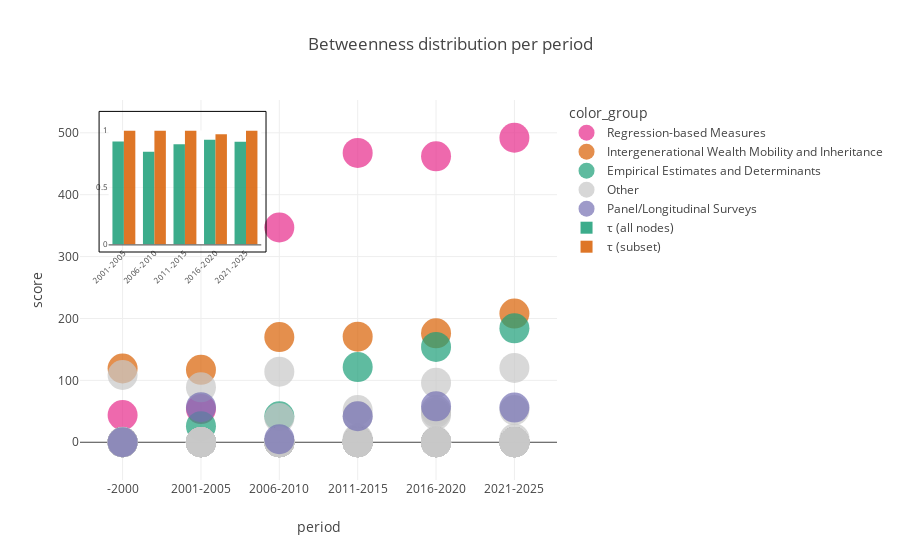

Notebook code cell kept with this figure:
### Code cell
import plotly.graph_objects as go
import plotly.subplots as sp

# Node-wise betweenness scatter plot
fig_btw = px.scatter(
    all_top_betweenness_df,
    x="period", y="score",
    color="color_group",
    hover_data=["node", "kind", "score"],
    category_orders={"period": period_order},
    title="Betweenness distribution per period",
    color_discrete_map=palette,
    size_max=30,
    size=None  # All points same size
)
fig_btw.update_traces(marker=dict(size=30, opacity=0.7))  # Force all points to 30px
fig_btw.update_layout(template=template_type, showlegend=False)


fig = go.Figure(fig_btw)

# --- Inset: add Kendall's tau bars routed to x2/y2 ---
fig.add_bar(
    x=kendall_tau_df['period_B'],
    y=kendall_tau_df['kendall_tau'],
    name="τ (all nodes)",
    marker_color="rgba(27,158,119,1)",
    xaxis="x2", yaxis="y2",
    hovertemplate="Period: %{x}<br>τ: %{y:.3f}<extra></extra>"
)
fig.add_bar(
    x=subset_kendall_tau_df['period_B'],
    y=subset_kendall_tau_df['kendall_tau'],
    name="τ (subset)",
    marker_color="rgba(217,95,2,1)",
    xaxis="x2", yaxis="y2",
    hovertemplate="Period: %{x}<br>τ (subset): %{y:.3f}<extra></extra>"
)

# --- New, smaller inset on the LEFT ---
L, B, R, T = 0.06, 0.62, 0.38, 0.92   # ← left, bottom, right, top (paper coords 0–1)

fig.update_layout(
    # smaller background card (optional)
    shapes=[dict(
        type="rect", xref="paper", yref="paper",
        x0=L-0.02, y0=B-0.02, x1=R+0.01, y1=T+0.05,
        line=dict(width=1), fillcolor="rgba(0,0,0,0)"
    )],
    xaxis2=dict(
        domain=[L, R], anchor="y2",
        categoryorder="array", categoryarray=period_order,
        tickfont=dict(size=8),
        tickangle=-45,
        showgrid=False, showline=True, zeroline=False
    ),
    yaxis2=dict(
        domain=[B, T], anchor="x2",
        # title="τ", 
        tickfont=dict(size=8),
        range=[0, 1],
        showgrid=True, gridwidth=0.5, zeroline=False
    ),
    bargap=0.25,  # tighten bars in the small inset
    showlegend=True,  # legend only for the main plot (not inset
)

# Optional: keep the inset stable and unobtrusive
fig.update_xaxes(fixedrange=True, selector=dict(anchor="y2"))
fig.update_yaxes(fixedrange=True, selector=dict(anchor="x2"))
fig.update_traces(opacity=0.85, selector=dict(xaxis="x2", yaxis="y2"))  # slight transparency

fig.show()


# ----------------------------------------------

import plotly.express as px

# Edge-wise betweenness scatter plot
fig_ebtw = px.scatter(
    all_edge_betweenness_df,
    x="period", y="edge_betweenness_weighted",
    color="color_group",
    hover_data=["u", "v", "edge_betweenness_weighted"],
    category_orders={"period": period_order},
    title="Edge Betweenness distribution per period",
    color_discrete_map=edge_palette,
    size_max=30,
    size=None
)
fig_ebtw.update_traces(marker=dict(size=30, opacity=0.7))
fig_ebtw.update_layout(template=template_type, showlegend=False)

fig_edge = go.Figure(fig_ebtw)

# --- Inset: add Kendall's tau bars for edges ---
fig_edge.add_bar(
    x=complete_edge_tau_df['period_B'],
    y=complete_edge_tau_df['kendall_tau'],
    name="τ (all edges)",
    marker_color="rgba(27,158,119,1)",
    xaxis="x2", yaxis="y2",
    hovertemplate="Period: %{x}<br>τ: %{y:.3f}<extra></extra>"
)
fig_edge.add_bar(
    x=subset_edge_kendall_tau_df['period_B'],
    y=subset_edge_kendall_tau_df['kendall_tau'],
    name="τ (subset edges)",
    marker_color="rgba(217,95,2,1)",
    xaxis="x2", yaxis="y2",
    hovertemplate="Period: %{x}<br>τ (subset): %{y:.3f}<extra></extra>"
)

# --- Inset layout ---
fig_edge.update_layout(
    shapes=[dict(
        type="rect", xref="paper", yref="paper",
        x0=L-0.02, y0=B-0.02, x1=R+0.01, y1=T+0.05,
        line=dict(width=1), fillcolor="rgba(0,0,0,0)"
    )],
    xaxis2=dict(
        domain=[L, R], anchor="y2",
        categoryorder="array", categoryarray=period_order,
        tickfont=dict(size=8),
        tickangle=-45,
        showgrid=False, showline=True, zeroline=False
    ),
    yaxis2=dict(
        domain=[B, T], anchor="x2",
        tickfont=dict(size=8),
        range=[0, 1],
        showgrid=True, gridwidth=0.5, zeroline=False
    ),
    bargap=0.25,
    showlegend=True,
)

fig_edge.update_xaxes(fixedrange=True, selector=dict(anchor="y2"))
fig_edge.update_yaxes(fixedrange=True, selector=dict(anchor="x2"))
fig_edge.update_traces(opacity=0.85, selector=dict(xaxis="x2", yaxis="y2"))

fig_edge.show()

### Figure 1 — Plotly figure (JSON) as saved in the notebook; plotly's stock layout.template omitted (floating-point values rounded to 4 significant figures; data arrays with more than 128 entries replaced by an {"elided": "..."} marker saying what was removed)
{"data": [{"customdata": [["Regression-based Measures", "Measure"], ["Regression-based Measures", "Measure"], ["Regression-based Measures", "Measure"], ["Regression-based Measures", "Measure"], ["Regression-based Measures", "Measure"], ["Regression-based Measures", "Measure"]], "hovertemplate": "color_group=Regression-based Measures<br>period=%{x}<br>score=%{y}<br>node=%{customdata[0]}<br>kind=%{customdata[1]}<extra></extra>", "legendgroup": "Regression-based Measures", "marker": {"color": "rgb(231,41,138)", "opacity": 0.7, "size": 30, "symbol": "circle"}, "mode": "markers", "name": "Regression-based Measures", "orientation": "v", "showlegend": true, "type": "scatter", "x": ["2016-2020", "2021-2025", "2001-2005", "-2000", "2011-2015", "2006-2010"], "xaxis": "x", "y": [462.0, 492.0, 53.67, 43.83, 467.5, 347.0], "yaxis": "y"}, {"customdata": [["Intergenerational Wealth Mobility and Inheritance", "RqType"], ["Intergenerational Wealth Mobility and Inheritance", "RqType"], ["Intergenerational Wealth Mobility and Inheritance", "RqType"], ["Intergenerational Wealth Mobility and Inheritance", "RqType"], ["Intergenerational Wealth Mobility and Inheritance", "RqType"], ["Intergenerational Wealth Mobility and Inheritance", "RqType"]], "hovertemplate": "color_group=Intergenerational Wealth Mobility and Inheritance<br>period=%{x}<br>score=%{y}<br>node=%{customdata[0]}<br>kind=%{customdata[1]}<extra></extra>", "legendgroup": "Intergenerational Wealth Mobility and Inheritance", "marker": {"color": "rgb(217,95,2)", "opacity": 0.7, "size": 30, "symbol": "circle"}, "mode": "markers", "name": "Intergenerational Wealth Mobility and Inheritance", "orientation": "v", "showlegend": true, "type": "scatter", "x": ["2016-2020", "2021-2025", "2001-2005", "-2000", "2011-2015", "2006-2010"], "xaxis": "x", "y": [176.0, 208.0, 117.0, 119.2, 170.5, 170.0], "yaxis": "y"}, {"customdata": [["Empirical Estimates and Determinants", "RqType"], ["Empirical Estimates and Determinants", "RqType"], ["Empirical Estimates and Determinants", "RqType"], ["Empirical Estimates and Determinants", "RqType"], ["Empirical Estimates and Determinants", "RqType"], ["Empirical Estimates and Determinants", "RqType"]], "hovertemplate": "color_group=Empirical Estimates and Determinants<br>period=%{x}<br>score=%{y}<br>node=%{customdata[0]}<br>kind=%{customdata[1]}<extra></extra>", "legendgroup": "Empirical Estimates and Determinants", "marker": {"color": "rgb(27,158,119)", "opacity": 0.7, "size": 30, "symbol": "circle"}, "mode": "markers", "name": "Empirical Estimates and Determinants", "orientation": "v", "showlegend": true, "type": "scatter", "x": ["2016-2020", "2021-2025", "2001-2005", "-2000", "2011-2015", "2006-2010"], "xaxis": "x", "y": [154.0, 184.0, 26.0, 0.0, 121.5, 42.0], "yaxis": "y"}, {"customdata": {"elided": "156x2 str values"}, "hovertemplate": "color_group=Other<br>period=%{x}<br>score=%{y}<br>node=%{customdata[0]}<br>kind=%{customdata[1]}<extra></extra>", "legendgroup": "Other", "marker": {"color": "#C7C7C7", "opacity": 0.7, "size": 30, "symbol": "circle"}, "mode": "markers", "name": "Other", "orientation": "v", "showlegend": true, "type": "scatter", "x": {"elided": "156 str values"}, "xaxis": "x", "y": {"elided": "156 float values"}, "yaxis": "y"}, {"customdata": [["Panel/Longitudinal Surveys", "DataType"], ["Panel/Longitudinal Surveys", "DataType"], ["Panel/Longitudinal Surveys", "DataType"], ["Panel/Longitudinal Surveys", "DataType"], ["Panel/Longitudinal Surveys", "DataType"], ["Panel/Longitudinal Surveys", "DataType"]], "hovertemplate": "color_group=Panel/Longitudinal Surveys<br>period=%{x}<br>score=%{y}<br>node=%{customdata[0]}<br>kind=%{customdata[1]}<extra></extra>", "legendgroup": "Panel/Longitudinal Surveys", "marker": {"color": "rgb(117,112,179)", "opacity": 0.7, "size": 30, "symbol": "circle"}, "mode": "markers", "name": "Panel/Longitudinal Surveys", "orientation": "v", "showlegend": true, "type": "scatter", "x": ["2016-2020", "2021-2025", "2001-2005", "-2000", "2011-2015", "2006-2010"], "xaxis": "x", "y": [58.0, 56.0, 56.67, 0.0, 42.0, 5.0], "yaxis": "y"}, {"hovertemplate": "Period: %{x}<br>τ: %{y:.3f}<extra></extra>", "marker": {"color": "rgba(27,158,119,1)"}, "name": "τ (all nodes)", "opacity": 0.85, "type": "bar", "x": ["2001-2005", "2006-2010", "2011-2015", "2016-2020", "2021-2025"], "xaxis": "x2", "y": [0.9027, 0.8135, 0.8781, 0.9185, 0.8994], "yaxis": "y2"}, {"hovertemplate": "Period: %{x}<br>τ (subset): %{y:.3f}<extra></extra>", "marker": {"color": "rgba(217,95,2,1)"}, "name": "τ (subset)", "opacity": 0.85, "type": "bar", "x": ["2001-2005", "2006-2010", "2011-2015", "2016-2020", "2021-2025"], "xaxis": "x2", "y": [1.0, 1.0, 1.0, 0.9661, 1.0], "yaxis": "y2"}], "layout": {"bargap": 0.25, "legend": {"title": {"text": "color_group"}, "tracegroupgap": 0}, "shapes": [{"fillcolor": "rgba(0,0,0,0)", "line": {"width": 1}, "type": "rect", "x0": 0.04, "x1": 0.39, "xref": "paper", "y0": 0.6, "y1": 0.97, "yref": "paper"}], "showlegend": true, "title": {"text": "Betweenness distribution per period"}, "xaxis": {"anchor": "y", "categoryarray": ["-2000", "2001-2005", "2006-2010", "2011-2015", "2016-2020", "2021-2025"], "categoryorder": "array", "domain": [0, 1], "title": {"text": "period"}}, "xaxis2": {"anchor": "y2", "categoryarray": ["-2000", "2001-2005", "2006-2010", "2011-2015", "2016-2020", "2021-2025"], "categoryorder": "array", "domain": [0.06, 0.38], "fixedrange": true, "showgrid": false, "showline": true, "tickangle": -45, "tickfont": {"size": 8}, "zeroline": false}, "yaxis": {"anchor": "x", "domain": [0, 1], "title": {"text": "score"}}, "yaxis2": {"anchor": "x2", "domain": [0.62, 0.92], "fixedrange": true, "gridwidth": 0.5, "range": [0, 1], "showgrid": true, "tickfont": {"size": 8}, "zeroline": false}}}
